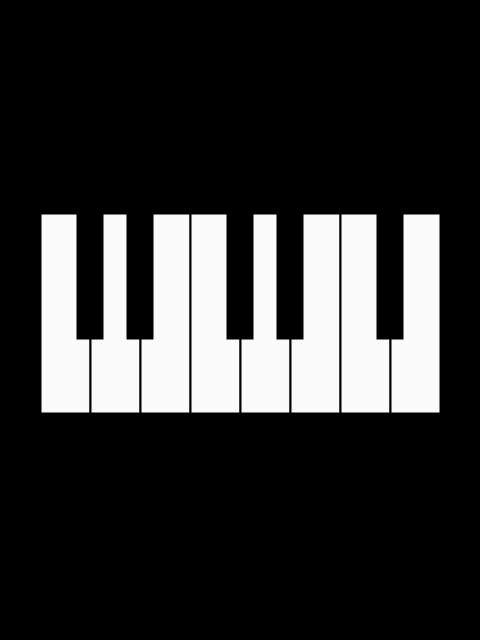
Frame 1 (no input)
Frame 2 (the mouse pressed at the canvas centre, redrawn once): identical to frame 1, image omitted

The Processing sketch that drew this single still picture (run headless with seeded random() and noise(); the mouse was pressed at the canvas centre and the sketch redrawn once):

// Processing sketch: the_pianist
// ── the_pianist.pde

final color PAPER = color(0, 0, 0);
final color INK = color(250, 250, 250);

void setup() {
  size(480, 640);
  noLoop();
}

void draw() {
  
  translate(width/2.0, height/3.0);
  
  background(PAPER);
  fill(INK);
  
  strokeWeight(2.0);
  
  for(int i=0; i<8; i++) {
    rect(0+(i-8/2.0)*50, 0, 50, 200);
  }
  
  fill(PAPER);
  for(int i=0; i<7; i++) {
    if (i%3 != 2) {
      rect(12.5+(i-7/2.0)*50, 0, 25, 125);
    }
  }
  
  save("the-pianist.png");
}
